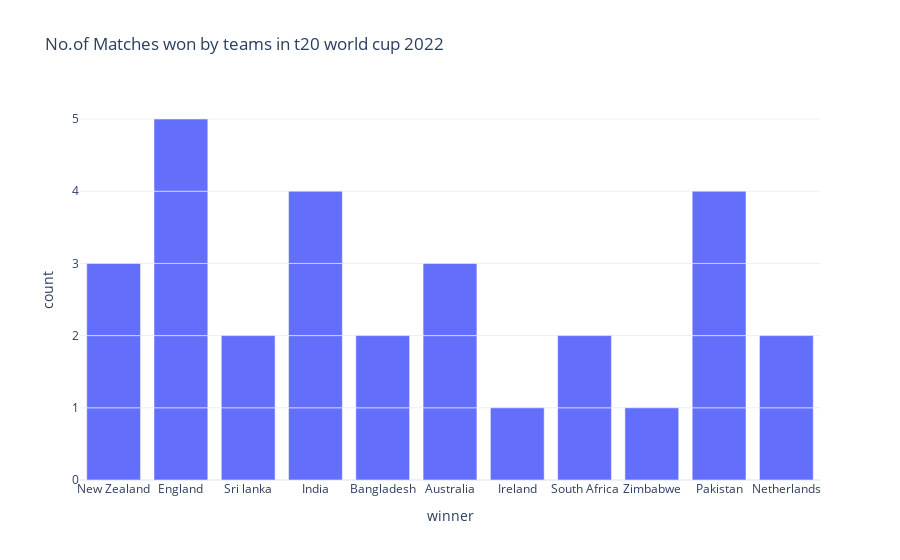

Notebook cell for this chart:
### Code cell
#Now let’s look at the number of matches won by each team in the world cup:
figure=px.bar(df,x=df['winner'],
             title='No.of Matches won by teams in t20 world cup 2022')
figure.show()

### Figure 1 — Plotly figure (JSON) as saved in the notebook; plotly's stock layout.template omitted (floating-point values rounded to 4 significant figures)
{"data": [{"alignmentgroup": "True", "hovertemplate": "winner=%{x}<br>count=%{y}<extra></extra>", "legendgroup": "", "marker": {"color": "#636efa", "pattern": {"shape": ""}}, "name": "", "offsetgroup": "", "orientation": "v", "showlegend": false, "textposition": "auto", "type": "bar", "x": ["New Zealand", "England", "Sri lanka", "India", "Bangladesh", null, "Australia", "Ireland", null, "South Africa", "India", "Zimbabwe", null, null, "New Zealand", "Bangladesh", "Pakistan", "South Africa", "Australia", "Sri lanka", "England", "Netherlands", "India", "Pakistan", "New Zealand", "Australia", "England", "Netherlands", "Pakistan", "India", "Pakistan", "England", "England"], "xaxis": "x", "y": [1, 1, 1, 1, 1, 1, 1, 1, 1, 1, 1, 1, 1, 1, 1, 1, 1, 1, 1, 1, 1, 1, 1, 1, 1, 1, 1, 1, 1, 1, 1, 1, 1], "yaxis": "y"}], "layout": {"barmode": "relative", "legend": {"tracegroupgap": 0}, "title": {"text": "No.of Matches won by teams in t20 world cup 2022"}, "xaxis": {"anchor": "y", "domain": [0, 1], "title": {"text": "winner"}}, "yaxis": {"anchor": "x", "domain": [0, 1], "title": {"text": "count"}}}}
